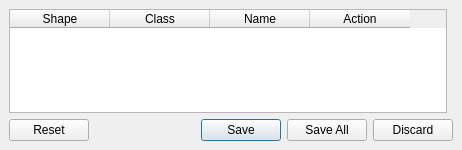
<?xml version="1.0" encoding="UTF-8"?>
<ui version="4.0">
 <class>QgsClassifyLasBase</class>
 <widget class="QDialog" name="QgsClassifyLasBase">
  <property name="geometry">
   <rect>
    <x>0</x>
    <y>0</y>
    <width>462</width>
    <height>150</height>
   </rect>
  </property>
  <property name="baseSize">
   <size>
    <width>150</width>
    <height>200</height>
   </size>
  </property>
  <property name="windowTitle">
   <string>LasClassifyTools</string>
  </property>
  <property name="windowIcon">
   <iconset>
    <normaloff>.</normaloff>.</iconset>
  </property>
  <layout class="QGridLayout" name="mGrid">
   <property name="leftMargin">
    <number>9</number>
   </property>
   <property name="topMargin">
    <number>9</number>
   </property>
   <property name="rightMargin">
    <number>9</number>
   </property>
   <property name="bottomMargin">
    <number>9</number>
   </property>
   <property name="spacing">
    <number>6</number>
   </property>
   <item row="7" column="0" colspan="2">
    <widget class="QDialogButtonBox" name="buttonBox">
     <property name="standardButtons">
      <set>QDialogButtonBox::Discard|QDialogButtonBox::Reset|QDialogButtonBox::Save|QDialogButtonBox::SaveAll</set>
     </property>
     <property name="centerButtons">
      <bool>false</bool>
     </property>
    </widget>
   </item>
   <item row="6" column="0">
    <widget class="QTableWidget" name="mTable">
     <property name="editTriggers">
      <set>QAbstractItemView::NoEditTriggers</set>
     </property>
     <column>
      <property name="text">
       <string>Shape</string>
      </property>
     </column>
     <column>
      <property name="text">
       <string>Class</string>
      </property>
     </column>
     <column>
      <property name="text">
       <string>Name</string>
      </property>
     </column>
     <column>
      <property name="text">
       <string>Action</string>
      </property>
     </column>
    </widget>
   </item>
  </layout>
 </widget>
 <layoutdefault spacing="6" margin="11"/>
 <resources/>
 <connections/>
</ui>
